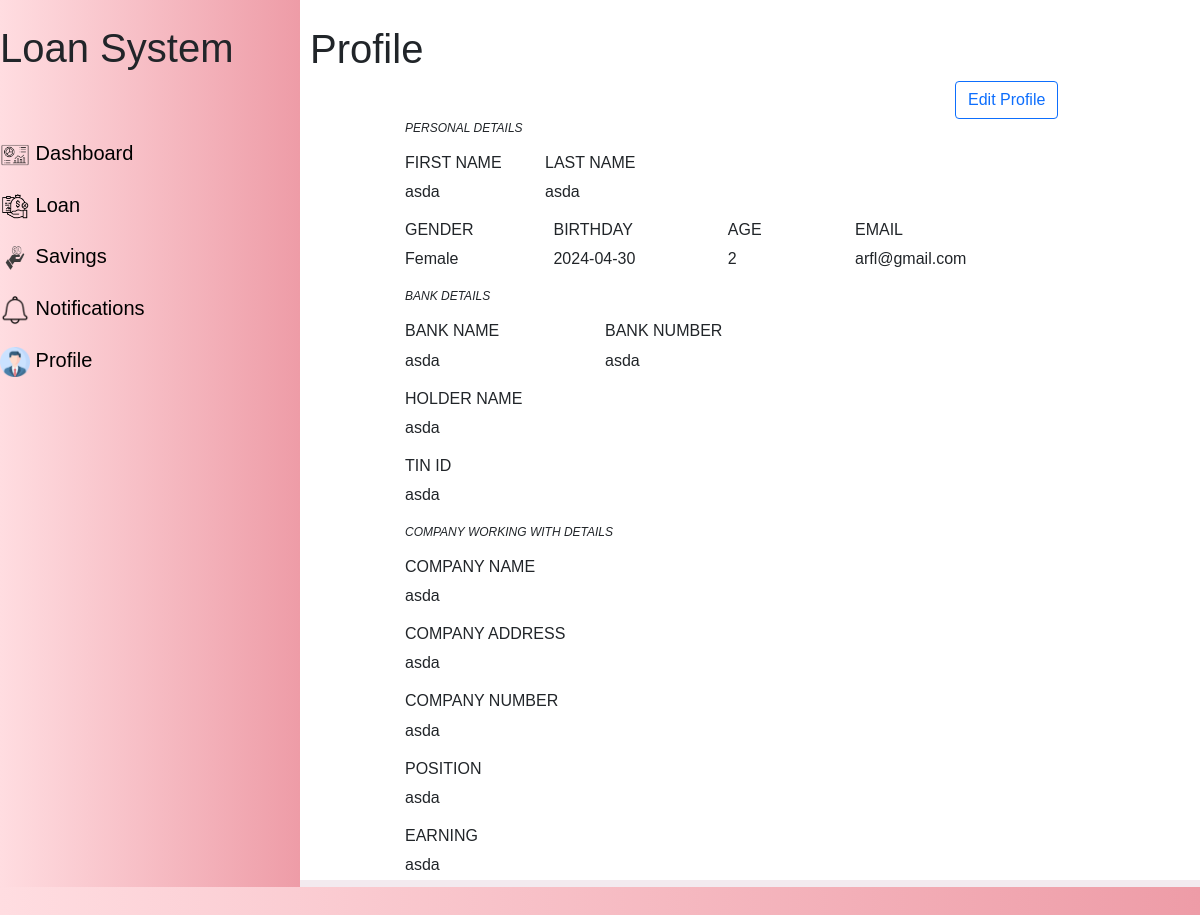
Screenshot of /view/users/profile.php (signed in) with the database file from the repository.
### tables this page shows
CREATE TABLE `user_tbl` (
  `id` int(100) NOT NULL,
  `fname` varchar(100) NOT NULL,
  `lname` varchar(100) NOT NULL,
  `gender` varchar(100) NOT NULL,
  `birthday` date NOT NULL,
  `age` int(100) NOT NULL,
  `email` varchar(100) NOT NULL,
  `bank_name` varchar(100) NOT NULL,
  `bank_number` varchar(100) NOT NULL,
  `holder_name` varchar(100) NOT NULL,
  `tin_num` varchar(100) NOT NULL,
  `com_name` varchar(100) NOT NULL,
  `com_address` varchar(100) NOT NULL,
  `com_num` varchar(100) NOT NULL,
  `position` varchar(100) NOT NULL,
  `earning` varchar(100) NOT NULL,
  `proof_bill` varchar(100) NOT NULL,
  `proof_id` varchar(100) NOT NULL,
  `proof_coe` varchar(100) NOT NULL,
  `password` varchar(100) NOT NULL,
  `role` varchar(100) NOT NULL,
  `account_type` varchar(100) NOT NULL,
  `is_blocked` int(100) NOT NULL,
  `is_valid` int(100) NOT NULL,
  `status` varchar(100) NOT NULL,
  `total_savings` double(10,2) NOT NULL
);

### controller/db_connector.php (called while the page is built, shortened)
<?php
class Database {
    public $host = HOST;
    public $user = USER;
    public $password = PASSWORD;
    public $database = DATABASE;
    public $link;
    public function dbConnect() {
        $this->link = mysqli_connect($this->host, $this->user, $this->password, $this->database);
    }
    public function retrieve($sql) {
        $result = mysqli_query($this->link, $sql) or die (mysqli_error($this->link) . __LINE__);
        if (mysqli_num_rows($result) > 0) {
            return $result;
        } else {
            return false;
        }
    }
}
?>

### model/user_model.php (called while the page is built, shortened)
<?php
    class Register{
        public $db;
        public function __construct(){
            $this->db = new Database();
        }
        public function getSpecificUser() {
            $id = $_SESSION["user_id"];
            $sql = "SELECT * FROM user_tbl WHERE id = '$id' ";
            $result = $this->db->retrieve($sql);
            $usersData = [];
            if ($result) {
                while ($row = mysqli_fetch_assoc($result)) {
                    $usersData[] = [
                        'id' => $row["id"],
                        'fname' => $row["fname"],
                        'lname' => $row["lname"],
                        'gender' => $row["gender"],
                        'birthday' => $row["birthday"],
                        'age' => $row["age"],
                        'email' => $row["email"],
                        'bank_name' => $row["bank_name"],
                        'bank_number' => $row["bank_number"],
                        'holder_name' => $row["holder_name"],
                        'tin_num' => $row["tin_num"],
                        'com_name' => $row["com_name"],
                        'com_address' => $row["com_address"],
                        'com_num' => $row["com_num"],
                        'position' => $row["position"],
                        'earning' => $row["earning"],
                        'proof_bill' => $row["proof_bill"],
                        'proof_id' => $row["proof_id"],
                        'proof_coe' => $row["proof_coe"],
                        'account_type' => $row["account_type"],
                        'status' => $row["status"]
                    ];
                }
            }else{
                $usersData = "No user found";
            }
            return $usersData;
        }
    }
?>

### view/users/profile.php (the view, shortened to what this page needs)
<?php
    include_once "../template/sidebarUser.php";
    include_once "../../controller/db_connector.php";
    include_once "../../model/user_model.php";
    $getUsers = new Register();
    $allUsers = $getUsers->getSpecificUser();
    $tableDisplay = [];
?>
        </div>
        <div class='profile_container'>
        <?php
            foreach ($allUsers as $user) {
                $tableDisplay[] = "
                    <h1>Profile</h1>
                    <div class = 'inner_profile'>
                        <div class='btn_container'>
                            <button type='button' class='btn btn-outline-primary'>Edit Profile</button>
                        </div>
                        <p id = 'personalDetail'>PERSONAL DETAILS</p>
                        <div class ='fullNameDisplay'>
                            <div class = 'firstName'>
                                <h6>FIRST NAME</h6>
                                <p id = 'firstName'>{$user['fname']}</p>
                            </div>
                            <div class = 'lastName'>
                                <h6>LAST NAME</h6>
                                <p id = 'lastName'>{$user['lname']}</p>
                            </div>
                        </div>
                        <div class = 'genderAgeDisplay'>
                            <div class = 'gender'>
                                <h6>GENDER</h6>
                                <p id = 'gender'>{$user['gender']}</p>
                            </div>
                            <div class = 'birthday'>
                                <h6>BIRTHDAY</h6>
                                <p id = 'birthday'>{$user['birthday']}</p>
                            </div>
                            <div class = 'age'>
                                <h6>AGE</h6>
                                <p id = 'age'>{$user['age']}</p>
                            </div>
                            <div class = 'email'>
                                <h6>EMAIL</h6>
                                <p id ='email'>{$user['email']}</p>
                            </div>
                        </div>
                        <p id = 'bankDetailDisplay'>BANK DETAILS</p>
                        <div class = 'bankDetailContainer'>
                            <div class = 'bankName'>
                                <h6>BANK NAME</h6>
                                <p id = 'bankName'>{$user['bank_name']}</p>
                            </div>
                            <div class = 'bankNumber'>
                                <h6>BANK NUMBER</h6>
                                <p id = 'bankNumber'>{$user['bank_number']}</p>
                            </div>
                        </div>
                        <div class = 'holderName'>
                            <h6>HOLDER NAME</h6>
                            <p id = 'holderName'>{$user['holder_name']}</p>
                        </div>
                        <div class = 'tinId'>
                            <h6>TIN ID</h6>
                            <p id = 'tinId'>{$user['tin_num']}</p>
                        </div>
                        <p id = 'companyDetails'>COMPANY WORKING WITH DETAILS</p>
                        <div class = 'companyName'>
                            <h6>COMPANY NAME</h6>
                            <p id = 'companyName'>{$user['com_name']}</p>
                        </div>
                        <div class = 'companyAddress'>
                            <h6>COMPANY ADDRESS</h6>
                            <p id = 'companyAddress'>{$user['com_address']}</p>
                        </div>
                        <div class = 'companyNumer'>
                            <h6>COMPANY NUMBER</h6>
                            <p id = 'companyNumer'>{$user['com_num']}</p>
                        </div>
                        <div class = 'position'>
                            <h6>POSITION</h6>
                            <p id = 'position'>{$user['position']}</p>
                        </div>
                        <div class = 'earning'>
                            <h6>EARNING</h6>
                            <p id = 'earning'>{$user['earning']}</p>
                        </div>
                                    <img width = '345' src = '{$user['proof_bill']}'  height = '300' id = 'proof_bill' alt=''>
                                    <img id = 'proof_id' src = '{$user['proof_id']}' width = '345' height = '300' alt=''>
                            <img width = '345' src = '{$user['proof_coe']}' height = '300' id = 'proof_coe' alt=''>
                ";
            }
            $tableContent = implode("\n", $tableDisplay);
        ?>
        <?php echo $tableContent; ?>
                </div>
            </div>
        </div>
</body>
</html>

### model/mycssloan.css (style rules this page uses)
* { font-family: Verdana, Geneva, Tahoma, sans-serif; }
body { height: auto; margin-left: 1px; margin-top: 1px; margin-right: 1px; overflow-x: hidden; background: #ee9ca7; background: -webkit-linear-gradient( to right, #ffdde1, #ee9ca7 ); background: linear-gradient( to right, #ffdde1, #ee9ca7 ); }
.fullNameDisplay, .genderAgeDisplay { display: flex; width: 500px; }
.bankDetailContainer, .companyDetailContainer, .proofBillIdContainer { width: 700px; display: flex; }
.firstName, .gender { width: 100px; }
.lastName, .age { width: 100px; float: left; margin-left: 40px; }
.birthday, .age, .email { margin-left: 80px; }
#bankDetailDisplay, #personalDetail, #companyDetails { font-style: italic; font-size: 12px; }
.bankName { width: 200px; }
.birthday { width: 200px; }
.email { width: 50px; }
.profile_container { padding-top: 25px; background-color: #fff; padding-left: 10px; width: 100%; height: 880px; overflow-y: auto; }
.inner_profile { margin: 0 auto; width: 700px; }
.btn_container { margin-left: 550px; }

### rows the page displays
user_tbl: fname "asda", lname "asda", gender "Female", birthday "2024-04-30", age "2", email "arfl@gmail.com", bank_name "asda", bank_number "asda", holder_name "asda", tin_num "asda", com_name "asda", com_address "asda", com_num "asda", position "asda", earning "asda"
